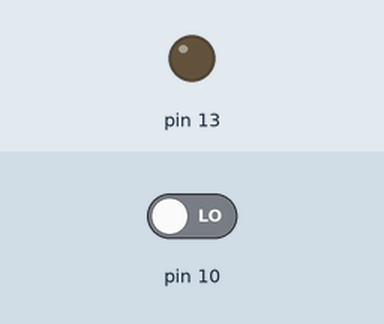
This sketch was run on a simulated Arduino Uno, built with avr-gcc and run on an emulated ATmega328P. On the bench: output pins drawn as LEDs (lit = HIGH). The inputs (shaded band) are chosen by the test bench; at power-on: pin 10 LOW.

Above: at 1.2 s.
1.3 s: pin 10 driven HIGH
At 2.5 s:
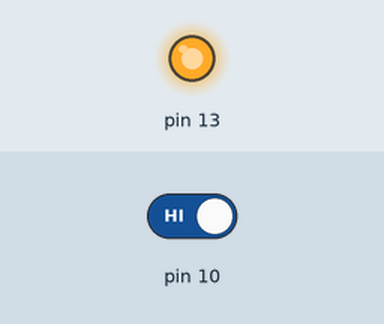
2.8 s: pin 10 driven LOW
At 3.8 s:
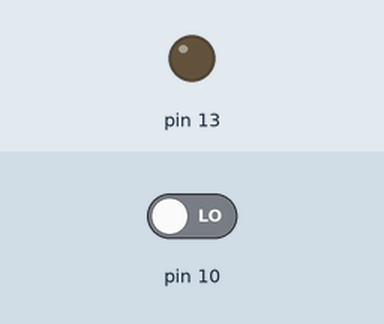
Timing chart, 0 to 5.8 s (numbered marks = the images above; inputs shaded):
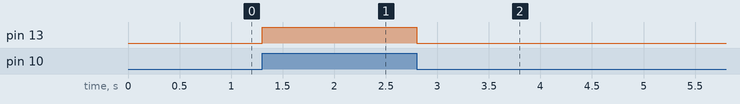

Measured:
- after the input at 1.3 s, pin 13: LOW → HIGH at once
- after the input at 2.8 s, pin 13: HIGH → LOW at once

The sketch:

Blinking_Light_with_Switch.ino
```cpp
void setup() {
  // put your setup code here, to run once:
  pinMode(13,OUTPUT);

}

void loop() {
  // put your main code here, to run repeatedly:
  int x=0;
  x=digitalRead(10);
  if(x==1){
    digitalWrite(13,HIGH);
  }
  else{
    digitalWrite(13,LOW);
  }
}
```
